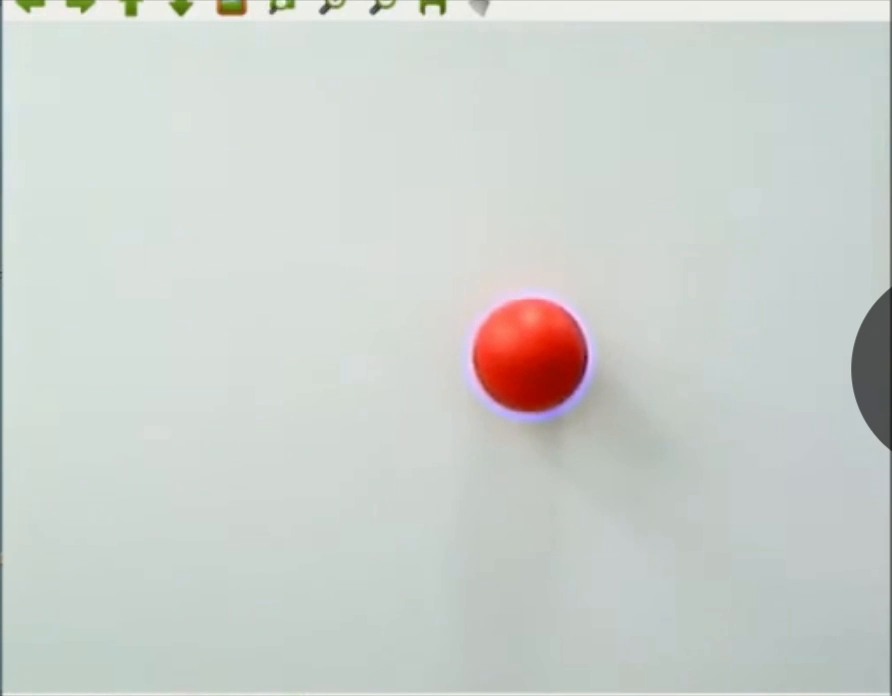
#> input picture frame 76 of Payload/Codes/Test_Pipeline/ColorDetection/Input.mov, 892 x 696 px
$ python color_detection.py
#> lines starting #> are read from the running program, lines starting #| are printed output that depends on the picture; after the words box and inside, x2 and y2 are one past the last pixel; in counts of white or black regions, pixels touching at a corner belong together
import cv2
import numpy as np

# =========================
# Configuration
# =========================

INPUT_VIDEO = "input.mov"
AREA_MIN = 200
AREA_MAX = 3000

# HSV thresholds (RPi pipeline)
LOWER_RED1 = np.array([0, 100, 100])
UPPER_RED1 = np.array([10, 255, 255])

LOWER_RED2 = np.array([170, 100, 100])
UPPER_RED2 = np.array([180, 255, 255])

# Morphology kernel (5-pixel ellipse)
kernel = cv2.getStructuringElement(cv2.MORPH_ELLIPSE, (5, 5))

# =========================
# Open Video
# =========================

cap = cv2.VideoCapture(INPUT_VIDEO)

if not cap.isOpened():
    print("Error opening video")
    exit()

# =========================
# Main Loop
# =========================

while True:
    ret, frame = cap.read()
#> frame is the input picture: shape (696, 892, 3); mean B, G, R 204.9, 209.1, 204
    if not ret:
        break

    # --------- RPi Pipeline ---------

    # 1. Convert to HSV
    hsv = cv2.cvtColor(frame, cv2.COLOR_BGR2HSV)
#> hsv: shape (696, 892, 3); mean H, S, V 71.9, 14.3, 212

    # 2. Dual red threshold
    mask1 = cv2.inRange(hsv, LOWER_RED1, UPPER_RED1)
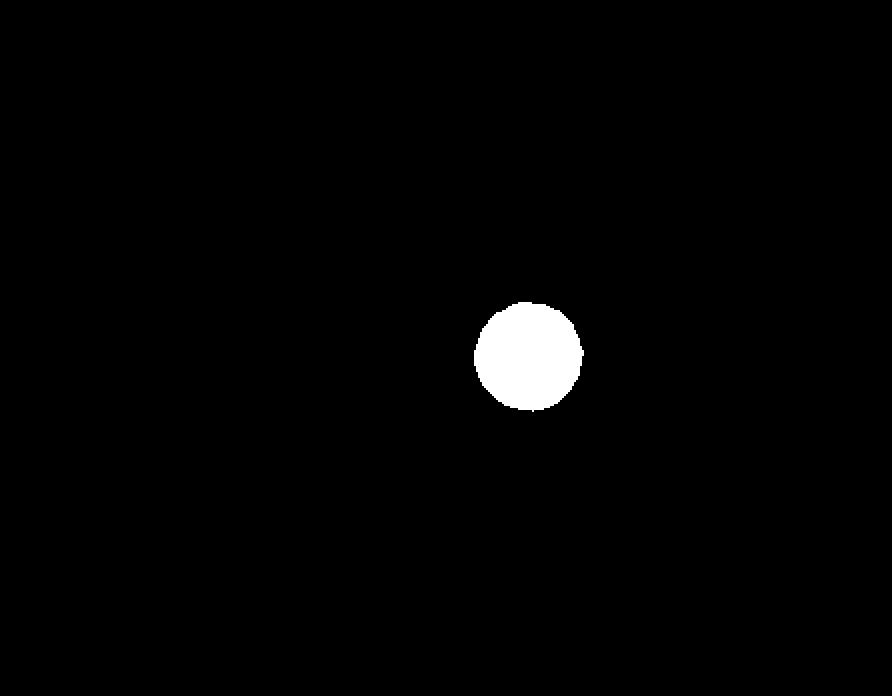
#> mask1: shape (696, 892); 1.5% white; 1 white region, box (x1, y1, x2, y2) and area: (474, 302, 584, 412) 9144
    mask2 = cv2.inRange(hsv, LOWER_RED2, UPPER_RED2)
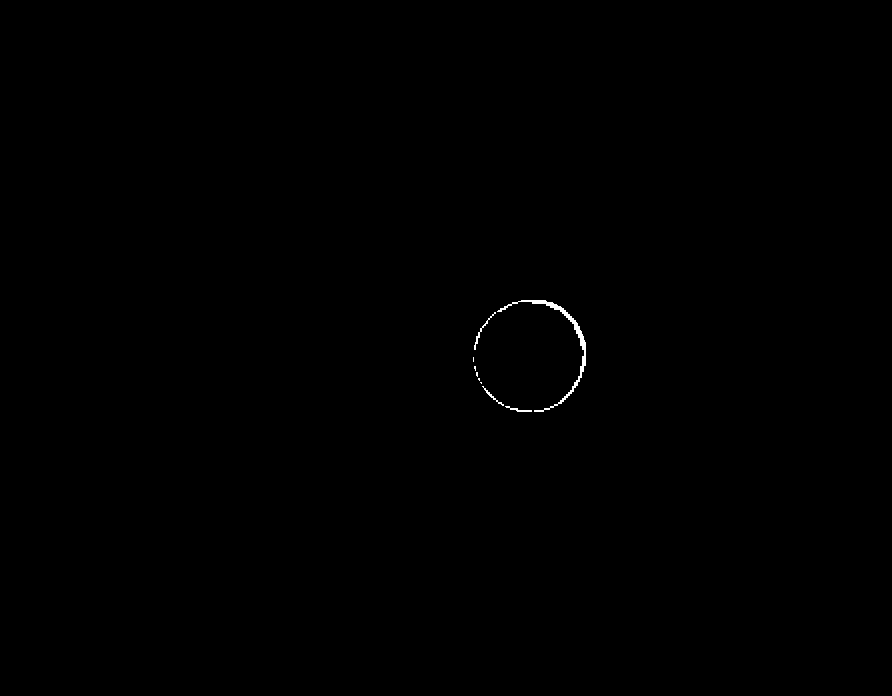
#> mask2: shape (696, 892); 0.14% white; 9 white regions (5 under 20 px), largest, box (x1, y1, x2, y2) and area: (497, 300, 586, 412) 667, (474, 312, 496, 350) 82, (482, 386, 504, 406) 56, (505, 406, 532, 412) 56
    mask = cv2.bitwise_or(mask1, mask2)
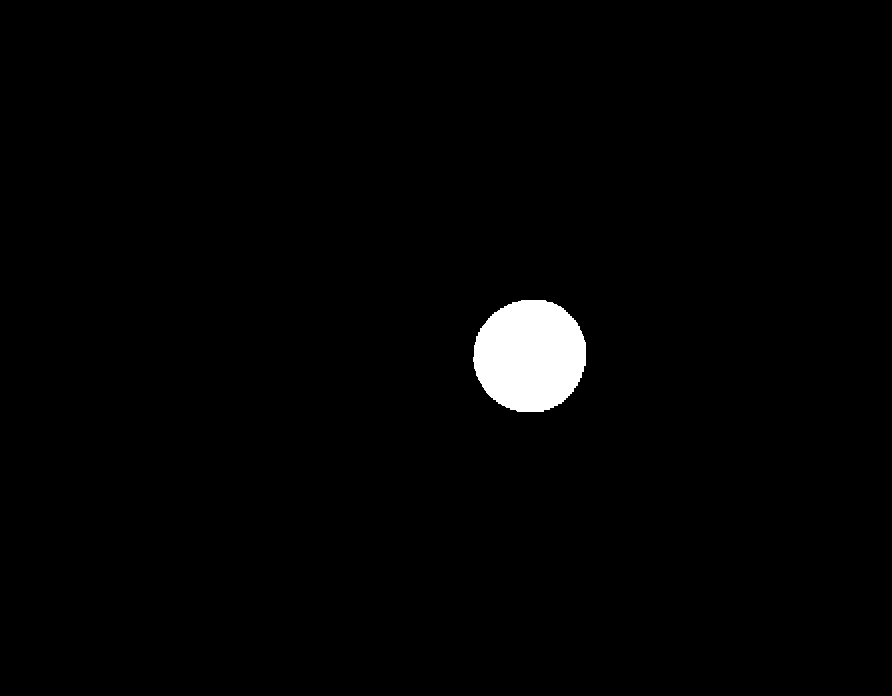
#> mask: shape (696, 892); 1.6% white; 1 white region, box (x1, y1, x2, y2) and area: (473, 300, 586, 412) 10035

    # 3. Morphological OPEN then CLOSE
    mask = cv2.morphologyEx(mask, cv2.MORPH_OPEN, kernel)
#> mask: shape (696, 892); 1.6% white; 1 white region
    mask = cv2.morphologyEx(mask, cv2.MORPH_CLOSE, kernel)

    # 4. Contour detection
    contours, _ = cv2.findContours(mask, cv2.RETR_EXTERNAL, cv2.CHAIN_APPROX_SIMPLE)
#> contours = 1 contour; box (x1, y1, x2, y2) and area: (473, 300, 586, 412) 9834

    cx, cy = -1, -1

    if contours:
        largest = max(contours, key=cv2.contourArea)
#> largest = contour of 193 points, box (x1, y1, x2, y2) (473, 300, 586, 412), area 9834
        area = cv2.contourArea(largest)
#> area = 9834.5

        # 5. Area filtering
        if AREA_MIN < area < AREA_MAX:

            # 6. Centroid using moments
            M = cv2.moments(largest)
            if M["m00"] != 0:
                cx = int(M["m10"] / M["m00"])
                cy = int(M["m01"] / M["m00"])

                # Draw result
                cv2.circle(frame, (cx, cy), 5, (0, 255, 0), -1)
                cv2.drawContours(frame, [largest], -1, (255, 0, 0), 2)

    # Display results
    cv2.imshow("RPi Pipeline Output", frame)
    cv2.imshow("Mask", mask)

    if cv2.waitKey(1) & 0xFF == ord('q'):
#> (key q is pressed here)
        break

cap.release()
cv2.destroyAllWindows()

$ run again, starting later in the video
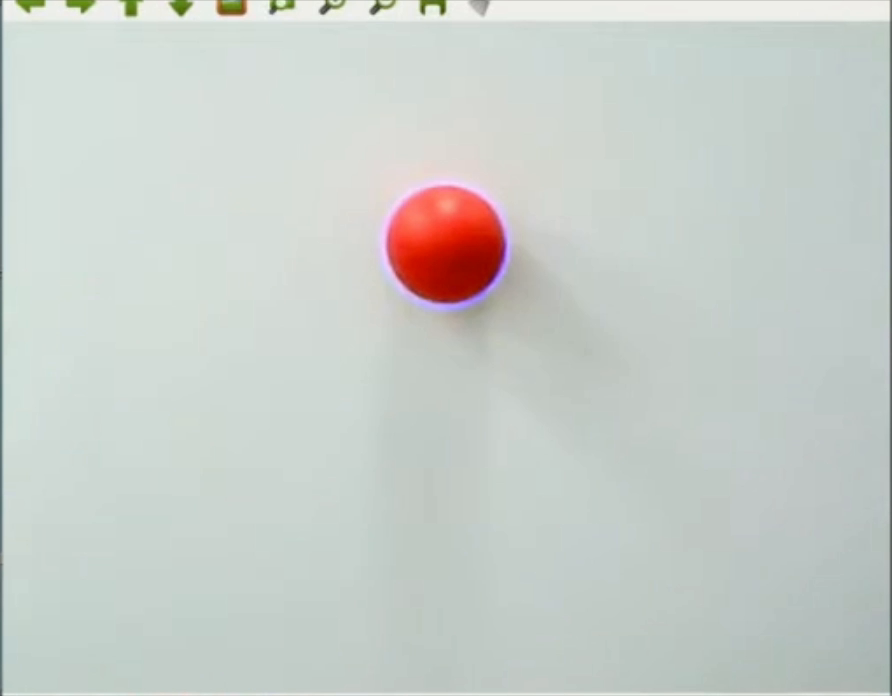
#> input picture frame 342 of Payload/Codes/Test_Pipeline/ColorDetection/Input.mov, 892 x 696 px
#> frame is the input picture: shape (696, 892, 3); mean B, G, R 201.9, 206.6, 200.8
#> hsv: shape (696, 892, 3); mean H, S, V 71.4, 15.9, 209.7
#> `mask1 = cv2.inRange(hsv, LOWER_RED1, UPPER_RED1)`:
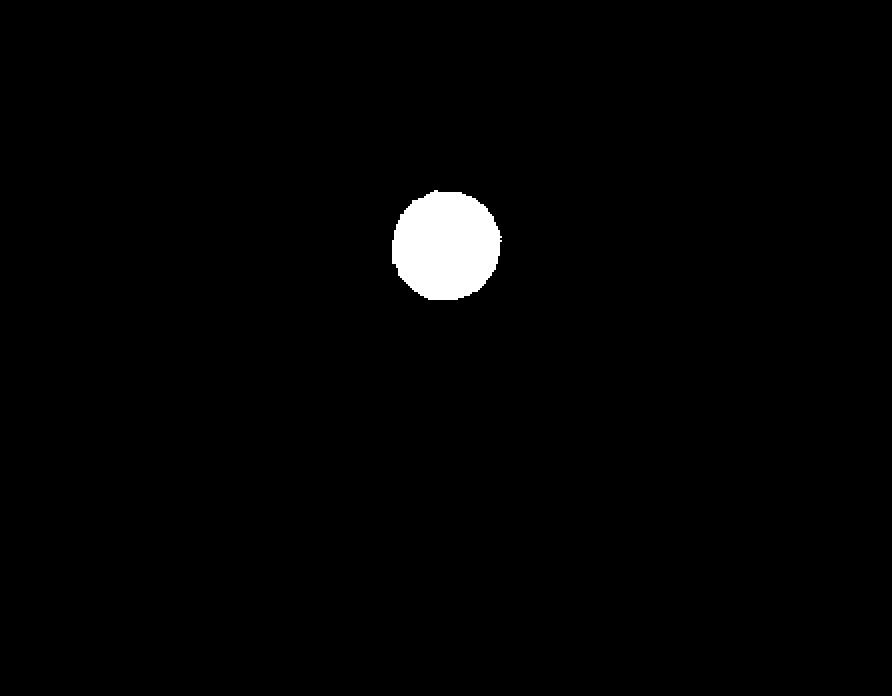
#> mask1: shape (696, 892); 1.5% white; 1 white region, box (x1, y1, x2, y2) and area: (392, 190, 502, 300) 9388
#> mask2: shape (696, 892); 0.18% white; 3 white regions, box (x1, y1, x2, y2) and area: (388, 186, 504, 300) 982, (434, 292, 476, 302) 84, (478, 270, 496, 292) 44
#> `mask = cv2.bitwise_or(mask1, mask2)`:
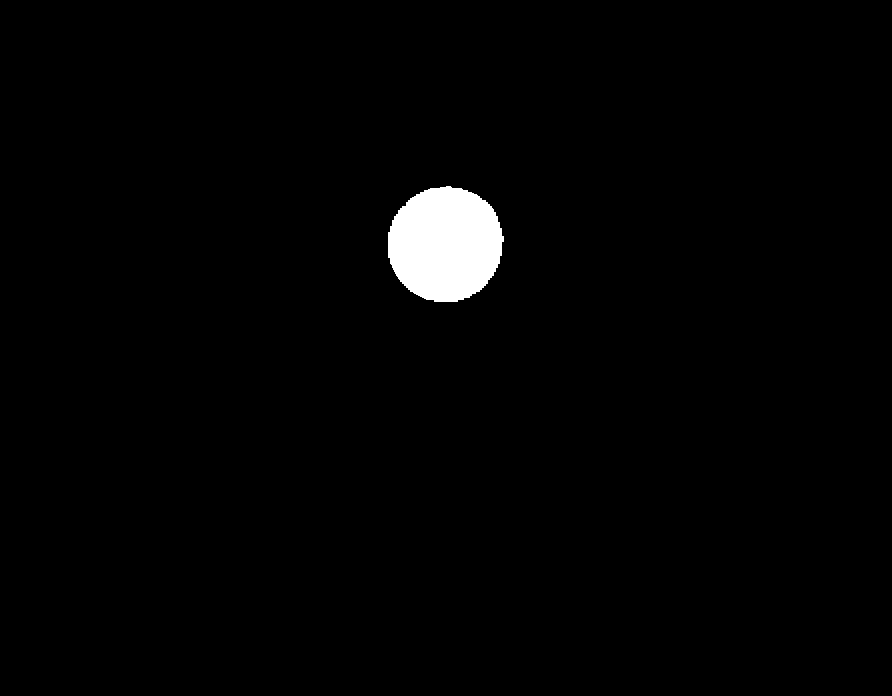
#> mask: shape (696, 892); 1.7% white; 1 white region, box (x1, y1, x2, y2) and area: (388, 186, 504, 302) 10498
#> contours = 1 contour; box (x1, y1, x2, y2) and area: (388, 186, 504, 302) 10286
#> largest = contour of 217 points, box (x1, y1, x2, y2) (388, 186, 504, 302), area 10286
#> area = 10286.5

$ run again, starting later in the video
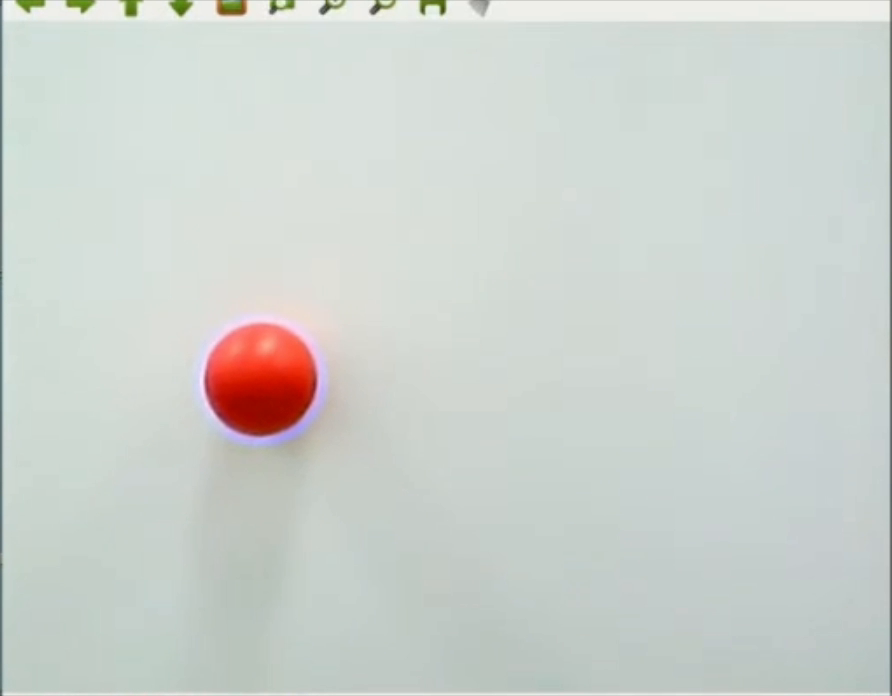
#> input picture frame 609 of Payload/Codes/Test_Pipeline/ColorDetection/Input.mov, 892 x 696 px
#> frame is the input picture: shape (696, 892, 3); mean B, G, R 205.5, 210.4, 204.8
#> hsv: shape (696, 892, 3); mean H, S, V 70.4, 14.8, 213.2
#> `mask1 = cv2.inRange(hsv, LOWER_RED1, UPPER_RED1)`:
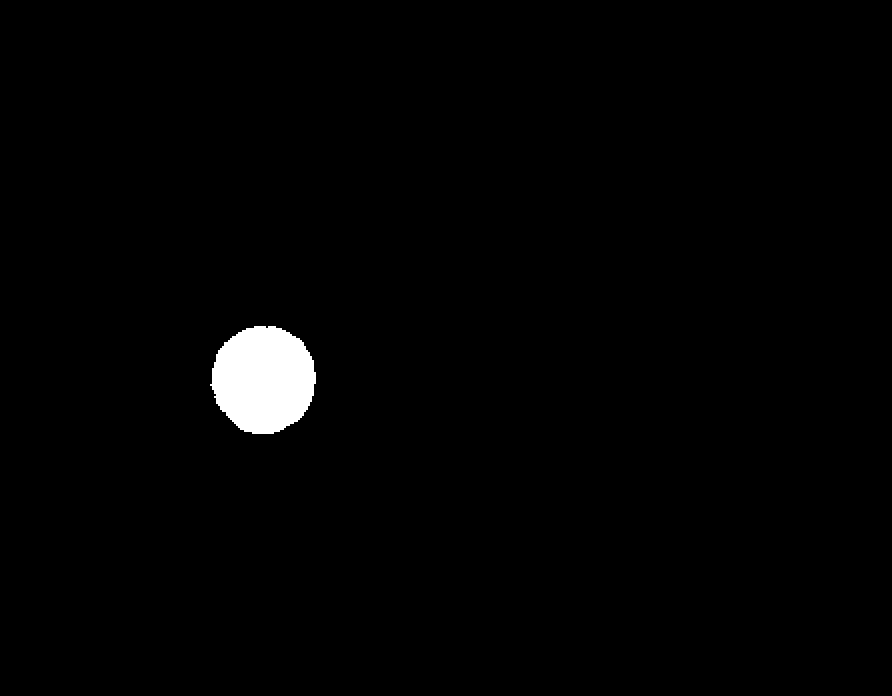
#> mask1: shape (696, 892); 1.4% white; 1 white region, box (x1, y1, x2, y2) and area: (210, 326, 316, 434) 8824
#> mask2: shape (696, 892); 0.15% white; 19 white regions (16 under 20 px), largest, box (x1, y1, x2, y2) and area: (205, 324, 271, 436) 790, (308, 373, 317, 408) 56, (284, 422, 296, 430) 29
#> `mask = cv2.bitwise_or(mask1, mask2)`:
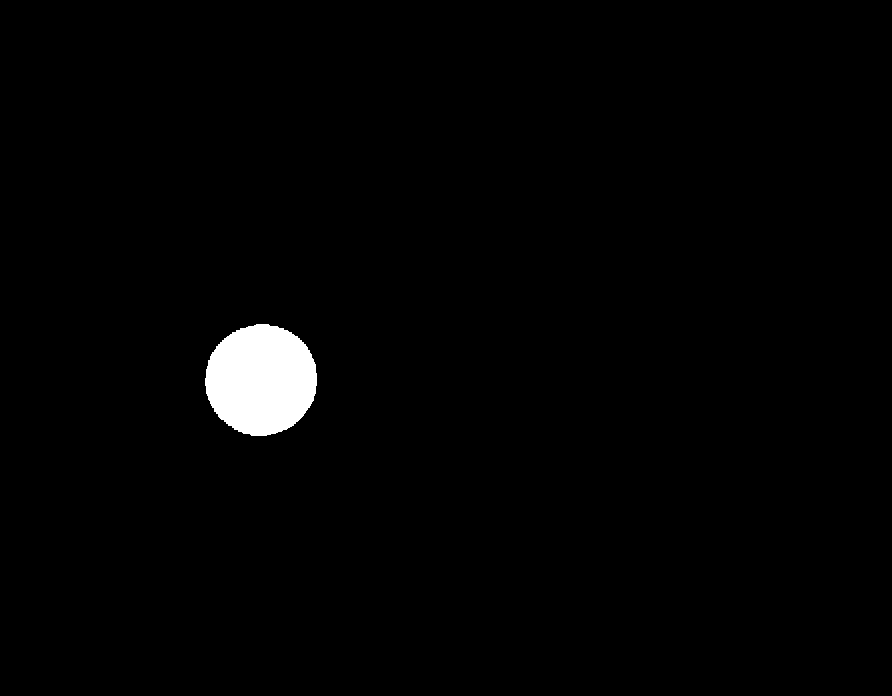
#> mask: shape (696, 892); 1.6% white; 1 white region, box (x1, y1, x2, y2) and area: (205, 324, 317, 436) 9785
#> contours = 1 contour; box (x1, y1, x2, y2) and area: (205, 324, 317, 436) 9593
#> largest = contour of 203 points, box (x1, y1, x2, y2) (205, 324, 317, 436), area 9593
#> area = 9593
